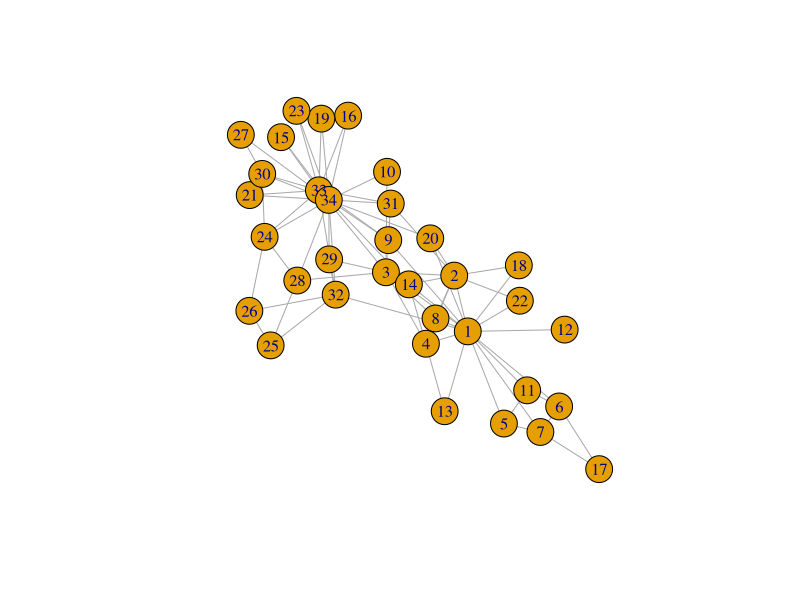

Recreate this plot in R.
## ---- chunk 1
library(igraph)
z <- make_graph("Zachary")
z
## ---- chunk 2
plot(z)
## ---- chunk 3
is_directed(z)
## ---- chunk 4
ecount(z)
## ---- chunk 5
vcount(z)
## ---- chunk 6
edge_density(z)
## ---- chunk 7
z$density <- edge_density(z)
z
## ---- chunk 8
count_components(z)
## ---- chunk 9
diameter(z)
## ---- chunk 10
mean_distance(z)
## ---- chunk 11
transitivity(z, type="average")
## ---- chunk 12
degree(z)
## ---- chunk 13
V(z)$degree <- degree(z)
